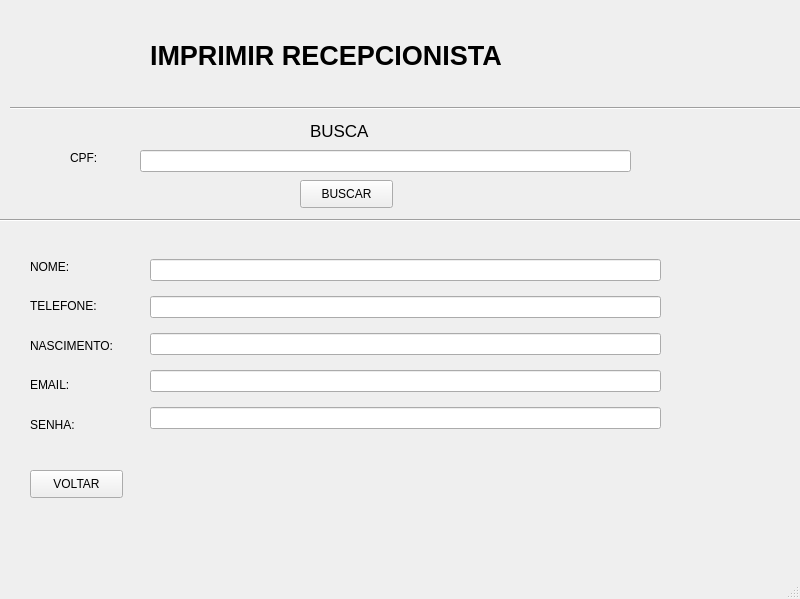
<?xml version="1.0" encoding="UTF-8"?>
<ui version="4.0">
 <class>MainWindow</class>
 <widget class="QMainWindow" name="MainWindow">
  <property name="geometry">
   <rect>
    <x>0</x>
    <y>0</y>
    <width>800</width>
    <height>599</height>
   </rect>
  </property>
  <property name="windowTitle">
   <string>MainWindow</string>
  </property>
  <widget class="QWidget" name="centralwidget">
   <widget class="QLabel" name="label_3">
    <property name="geometry">
     <rect>
      <x>310</x>
      <y>120</y>
      <width>91</width>
      <height>21</height>
     </rect>
    </property>
    <property name="font">
     <font>
      <pointsize>13</pointsize>
     </font>
    </property>
    <property name="text">
     <string>BUSCA</string>
    </property>
   </widget>
   <widget class="Line" name="line_2">
    <property name="geometry">
     <rect>
      <x>0</x>
      <y>210</y>
      <width>801</width>
      <height>20</height>
     </rect>
    </property>
    <property name="orientation">
     <enum>Qt::Horizontal</enum>
    </property>
   </widget>
   <widget class="QPushButton" name="pushButton">
    <property name="geometry">
     <rect>
      <x>300</x>
      <y>180</y>
      <width>93</width>
      <height>28</height>
     </rect>
    </property>
    <property name="text">
     <string>BUSCAR</string>
    </property>
   </widget>
   <widget class="Line" name="line">
    <property name="geometry">
     <rect>
      <x>10</x>
      <y>100</y>
      <width>791</width>
      <height>16</height>
     </rect>
    </property>
    <property name="orientation">
     <enum>Qt::Horizontal</enum>
    </property>
   </widget>
   <widget class="QLineEdit" name="lineEdit_5">
    <property name="geometry">
     <rect>
      <x>140</x>
      <y>150</y>
      <width>491</width>
      <height>22</height>
     </rect>
    </property>
   </widget>
   <widget class="QLabel" name="label_bus_cpf">
    <property name="geometry">
     <rect>
      <x>70</x>
      <y>150</y>
      <width>55</width>
      <height>16</height>
     </rect>
    </property>
    <property name="text">
     <string>CPF:</string>
    </property>
   </widget>
   <widget class="QPushButton" name="pushButton_2">
    <property name="geometry">
     <rect>
      <x>30</x>
      <y>470</y>
      <width>93</width>
      <height>28</height>
     </rect>
    </property>
    <property name="text">
     <string>VOLTAR</string>
    </property>
   </widget>
   <widget class="QLabel" name="label">
    <property name="geometry">
     <rect>
      <x>300</x>
      <y>60</y>
      <width>55</width>
      <height>16</height>
     </rect>
    </property>
    <property name="text">
     <string/>
    </property>
   </widget>
   <widget class="QWidget" name="layoutWidget">
    <property name="geometry">
     <rect>
      <x>150</x>
      <y>250</y>
      <width>511</width>
      <height>191</height>
     </rect>
    </property>
    <layout class="QVBoxLayout" name="verticalLayout_3">
     <item>
      <widget class="QLineEdit" name="lineEdit_6"/>
     </item>
     <item>
      <widget class="QLineEdit" name="lineEdit_7"/>
     </item>
     <item>
      <widget class="QLineEdit" name="lineEdit_8"/>
     </item>
     <item>
      <widget class="QLineEdit" name="lineEdit_10"/>
     </item>
     <item>
      <widget class="QLineEdit" name="lineEdit_11"/>
     </item>
    </layout>
   </widget>
   <widget class="QWidget" name="layoutWidget_2">
    <property name="geometry">
     <rect>
      <x>30</x>
      <y>250</y>
      <width>111</width>
      <height>191</height>
     </rect>
    </property>
    <layout class="QVBoxLayout" name="verticalLayout_4">
     <item>
      <widget class="QLabel" name="label_9">
       <property name="text">
        <string>NOME:</string>
       </property>
      </widget>
     </item>
     <item>
      <widget class="QLabel" name="label_10">
       <property name="text">
        <string>TELEFONE:</string>
       </property>
      </widget>
     </item>
     <item>
      <widget class="QLabel" name="label_11">
       <property name="text">
        <string>NASCIMENTO:</string>
       </property>
      </widget>
     </item>
     <item>
      <widget class="QLabel" name="label_12">
       <property name="text">
        <string>EMAIL:</string>
       </property>
      </widget>
     </item>
     <item>
      <widget class="QLabel" name="label_8">
       <property name="text">
        <string>SENHA:</string>
       </property>
      </widget>
     </item>
    </layout>
   </widget>
   <widget class="QLabel" name="label_13">
    <property name="geometry">
     <rect>
      <x>150</x>
      <y>30</y>
      <width>501</width>
      <height>51</height>
     </rect>
    </property>
    <property name="font">
     <font>
      <pointsize>20</pointsize>
      <weight>75</weight>
      <bold>true</bold>
     </font>
    </property>
    <property name="frameShape">
     <enum>QFrame::NoFrame</enum>
    </property>
    <property name="text">
     <string>IMPRIMIR RECEPCIONISTA</string>
    </property>
    <property name="textFormat">
     <enum>Qt::AutoText</enum>
    </property>
    <property name="alignment">
     <set>Qt::AlignLeading|Qt::AlignLeft|Qt::AlignVCenter</set>
    </property>
   </widget>
  </widget>
  <widget class="QMenuBar" name="menubar">
   <property name="geometry">
    <rect>
     <x>0</x>
     <y>0</y>
     <width>800</width>
     <height>26</height>
    </rect>
   </property>
  </widget>
  <widget class="QStatusBar" name="statusbar"/>
 </widget>
 <resources/>
 <connections/>
</ui>
